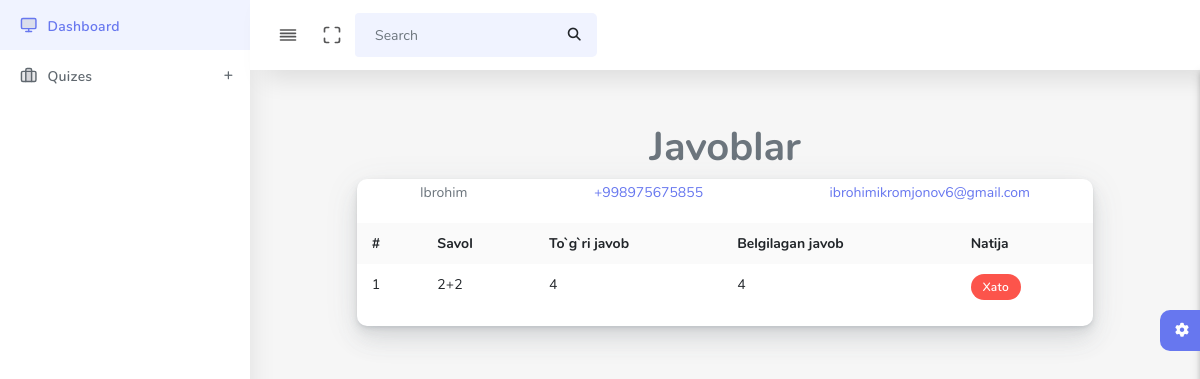
The app's page /result-detail/1 with its own data.
### main/models.py (models this page shows, shortened)
class QuizTaker(models.Model):
    full_name = models.CharField(max_length=255)
    phone = models.CharField(max_length=255)
    email = models.EmailField(blank=True, null=True)
    quiz = models.ForeignKey(Quiz, on_delete=models.CASCADE)

class Answer(models.Model):
    taker = models.ForeignKey(QuizTaker, on_delete=models.DO_NOTHING)
    question = models.ForeignKey(Question, on_delete=models.CASCADE)
    answer = models.ForeignKey(Option, on_delete=models.CASCADE)
    is_correct = models.BooleanField()

class Question(models.Model):
    quiz = models.ForeignKey(Quiz, on_delete=models.CASCADE)
    title = models.TextField()
    @property
    def correct_answer(self, *args, **kwargs):
        try:
            data = Option.objects.get(question_id=self.id, is_correct=True)
        except:
            data = False
        return data

class Option(models.Model):
    question = models.ForeignKey(Question, on_delete=models.CASCADE)
    name = models.TextField()
    is_correct = models.BooleanField(default=False)

### main/views.py (the view)
# urls.py: path('result-detail/<int:id>', views.result_detail , name ='result_detail' ),
def result_detail(request, id):
    result = Result.objects.get(id=id)
    answers = Answer.objects.filter(taker=result.taker)
    context = {
        'taker':result.taker,
        'answers':answers
    }
    return render(request, 'quiz/result-detail.html', context)

### templates/quiz/result-detail.html (shortened to what this page needs)
{%extends 'base.html'%}
  {%block content%}
        <section class="section" >
          <div class="row d-flex justify-content-center">
            <h1 class="col-12" style="text-align: center;">Javoblar</h1>
          <div class="col-12 col-md-10 col-lg-10">
            <div class="card">
                <div class="d-flex justify-content-around">
                    <p>{{taker.full_name}}</p>
                    <p><a href="tel:{{taker.phone}}">{{taker.phone}}</a></p>
                    <p><a href="mailto:">{{taker.email}}</a></p>
                </div>
              <div class="card-body p-0">
                <div class="table-responsive">
                  <table class="table table-striped table-md">
                    <tbody><tr>
                      <th>#</th>
                      <th>Savol</th>
                      <th>To`g`ri javob</th>
                      <th>Belgilagan javob</th>
                      <th>Natija</th>
                    </tr>
                    {% for answer in answers %}
                    <tr>
                      <td>{{forloop.counter}}</td>
                      <td>{{answer.question.title}}</td>
                      <td>{{answer.question.correct_answer.name}}</td>
                      <td>{{answer.answer.name}}</td>
                      {% if answer.is_correct %}
                        <td><div class="badge badge-success">To`g`ri</div></td>
                      {% else %}
                        <td><div class="badge badge-danger">Xato</div></td>
                      {% endif %}
                    </tr>
                    {% endfor %}
                  </tbody></table>
                </div>
              </div>
            </div>
          </div>
        </div>
        </section>
        <div class="settingSidebar">
          <a href="javascript:void(0)" class="settingPanelToggle"> <i class="fa fa-spin fa-cog"></i>
          </a>
        </div>
  {%endblock%}

### records on screen
QuizTaker: full_name "Ibrohim", phone "+998975675855", email "ibrohimikromjonov6@gmail.com"
Answer: question "2+2", question.correct_answer.name "4", answer.name "4", is_correct "Xato"
